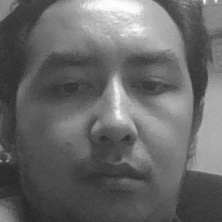
#> input picture 03_face/dataset/User.1.1.jpg, 222 x 222 px, given in place of the camera
$ python line_tracking.py   (older library calls are emulated)
#> lines starting #> are read from the running program, lines starting #| are printed output that depends on the picture; after the words box and inside, x2 and y2 are one past the last pixel; in counts of white or black regions, pixels touching at a corner belong together
### Day 3/02_face/PID.py
'''
@Copyright (C): 2010-2019, Shenzhen Yahboom Tech
@Author: Malloy.Yuan
@Date: 2019-07-30 20:34:09
@LastEditors: Malloy.Yuan
@LastEditTime: 2019-08-08 16:10:46
'''

#*****************************************************************#
#                       Incremental PID system                    #
#*****************************************************************#
class IncrementalPID:
    # [30 lines left out: functions __init__, SetStepSignal, SetInertiaTime, not called in this run]


# *****************************************************************#
#                      Positional PID system                      #
# *****************************************************************#
class PositionalPID:
    def __init__(self, P, I, D):
        self.Kp = P
        self.Ki = I
        self.Kd = D

        self.SystemOutput = 0.0
        self.ResultValueBack = 0.0
        self.PidOutput = 0.0
        self.PIDErrADD = 0.0
        self.ErrBack = 0.0


    def SetStepSignal(self,StepSignal):
        Err = StepSignal - self.SystemOutput
        KpWork = self.Kp * Err
        KiWork = self.Ki * self.PIDErrADD
        KdWork = self.Kd * (Err - self.ErrBack)
        self.PidOutput = KpWork + KiWork + KdWork
        self.PIDErrADD += Err
        if self.PIDErrADD > 2000:
            self.PIDErrADD = 2000
        if self.PIDErrADD < -2500:
            self.PIDErrADD = -2500
        self.ErrBack = Err


    def SetInertiaTime(self, InertiaTime,SampleTime):
           self.SystemOutput = (InertiaTime * self.ResultValueBack + \
           SampleTime * self.PidOutput) / (SampleTime + InertiaTime)

           self.ResultValueBack = self.SystemOutput


### Day_3/00_sensor/YB_Pcb_Car.py
import smbus
import time
import math
class YB_Pcb_Car(object):

    def get_i2c_device(self, address, i2c_bus):
        self._addr = address
        if i2c_bus is None:
            return smbus.SMBus(1)
        else:
            return smbus.SMBus(i2c_bus)

    def __init__(self):
        # Create I2C device.
        self._device = self.get_i2c_device(0x16, 1)

    # [11 lines left out: functions write_u8, write_reg, not called in this run]

    def write_array(self, reg, data):
        try:
            # self._device.write_block_data(self._addr, reg, data)
            self._device.write_i2c_block_data(self._addr, reg, data)
        except:
            print ('write_array I2C error')

    def Ctrl_Car(self, l_dir, l_speed, r_dir, r_speed):
        try:
            reg = 0x01
            data = [l_dir, l_speed, r_dir, r_speed]
            self.write_array(reg, data)
        except:
            print ('Ctrl_Car I2C error')

    def Control_Car(self, speed1, speed2):
        try:
            if speed1 < 0:
                dir1 = 0
            else:
                dir1 = 1
            if speed2 < 0:
                dir2 = 0
            else:
                dir2 = 1

            self.Ctrl_Car(dir1, int(math.fabs(speed1)), dir2, int(math.fabs(speed2)))
        except:
            print ('Ctrl_Car I2C error')


    # [42 lines left out: functions Car_Run, Car_Stop, Car_Back, Car_Left, Car_Right, Car_Spin_Left and 1 more, not called in this run]

    def Ctrl_Servo(self, id, angle):
        try:
            reg = 0x03
            data = [id, angle]
            if angle < 0:
                angle = 0
            elif angle > 180:
                angle = 180
            self.write_array(reg, data)
        except:
            print ('Ctrl_Servo I2C error')

### Day 3/03_lane/line_tracking.py
import cv2
import numpy as np
import PID
import YB_Pcb_Car
import time

car = YB_Pcb_Car.YB_Pcb_Car()
car.Ctrl_Servo(1,93)
car.Ctrl_Servo(2,160)

image = cv2.VideoCapture(0)
image.set(3,640)
image.set(4,480)
image.set(5, 30)  #set frame

global Z_axis_pid
Z_axis_pid = PID.PositionalPID(0.5, 0, 1)  #1.2 0 0.1
global prev_left
prev_left = 0
global prev_right
prev_right = 0
global peaks_count
#global prev_left, prev_right
t_start = time.time()
fps = 0
#global Z_axis_pid

while True:
    ret, frame = image.read()
#> frame is the input picture: shape (222, 222, 3); min 39, max 254, mean 103.7

    fps = fps+1
    mfps = fps / (time.time() - t_start)
    cv2.putText(frame, "FPS: " + str(int(mfps)), (80,80), cv2.FONT_HERSHEY_SIMPLEX, 3.0, (0,255,255), 8)
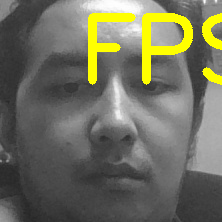
#> frame: shape (222, 222, 3); 6.56% of pixels changed, all inside (x1, y1, x2, y2) = (88, 13, 222, 85)

    frame = cv2.resize(frame,(320,240))
#> frame: shape (240, 320, 3)

    matSrc = np.float32([[0, 149],  [320, 149], [281, 72], [43, 72]])
    matDst = np.float32([[0,240], [320,240], [320,0], [0,0]])
    matAffine = cv2.getPerspectiveTransform(matSrc,matDst)# mat 1 src 2 dst
    dst = cv2.warpPerspective(frame,matAffine,(320,240))
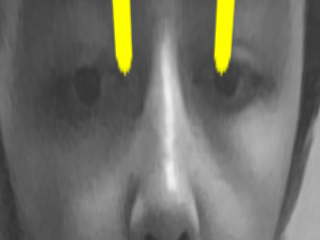
#> dst: shape (240, 320, 3); mean B, G, R 105.2, 112.8, 112.8

    pts = np.array([[0, 149],  [320, 149], [281, 72], [43, 72]], np.int32)

    pts = pts.reshape((-1, 1, 2))
    cv2.polylines(frame, [pts],True, (255, 0, 0), 3)
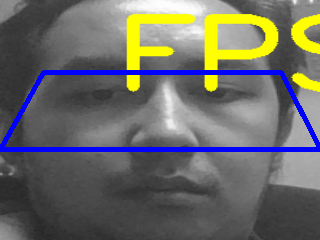
#> frame: shape (240, 320, 3); mean B, G, R 102.2, 106.5, 106.5

    dst_gray = cv2.cvtColor(dst, cv2.COLOR_RGB2GRAY)
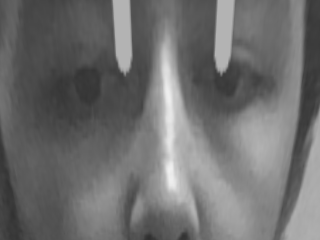
#> dst_gray: shape (240, 320); min 47, max 240, mean 110.5
    dst_retval, dst_binaryzation = cv2.threshold(dst_gray, 120, 255, cv2.THRESH_BINARY)
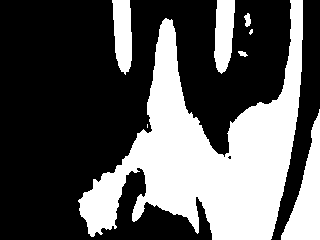
#> dst_binaryzation: shape (240, 320); 35.2% white; 8 white regions (2 under 20 px), largest, box (x1, y1, x2, y2) and area: (78, 0, 303, 240) 22198, (281, 109, 320, 240) 2367, (214, 0, 235, 74) 1199, (112, 0, 132, 75) 1174, (244, 13, 251, 27) 66, (238, 51, 248, 57) 37
    dst_binaryzation = cv2.erode(dst_binaryzation, None, iterations=1)
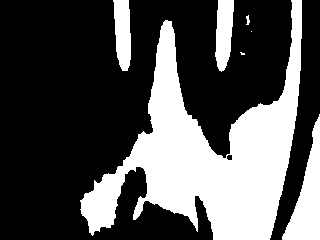
#> dst_binaryzation: shape (240, 320); 32.5% white; 7 white regions (2 under 20 px), largest, box (x1, y1, x2, y2) and area: (80, 0, 302, 240) 20661, (282, 114, 320, 240) 2196, (215, 0, 234, 72) 1030, (113, 0, 131, 71) 1005, (246, 15, 250, 25) 26
    histogram = np.sum(dst_binaryzation[dst_binaryzation.shape[0]//2:, :], axis=0)
#> histogram = 320 values, max 30600 at index 236, min 0 at index 0, mean 14590.8
    midpoint = np.int(histogram.shape[0]/2)
#> midpoint = 160

    left_sum = np.sum(histogram[:20], axis=0)
#> left_sum = 0
    right_sum = np.sum(histogram[300:], axis=0)
#> right_sum = 451350

    #print("left_sum =%d "%left_sum)
    #print("right_sum = %d"%right_sum)

    rightpoint = 320
    center_r = 159
    # [5 lines of commented-out code are left out]

    leftx_base = np.argmin(histogram[:rightpoint], axis = 0)
#> leftx_base = 0
    rightx_base = np.argmin(histogram[::-1][:rightpoint], axis = 0)
#> rightx_base = 240
    rightx_base = 319 - rightx_base
#> rightx_base = 79

    dst_binaryzation = cv2.cvtColor(dst_binaryzation,cv2.COLOR_GRAY2RGB)
    cv2.line(dst_binaryzation,(159,0),(159,240),(255,0,255),2)
    lane_center = int((leftx_base + rightx_base)/2)
#> lane_center = 39
    #print("lane_center")
    #print(lane_center)

    cv2.line(dst_binaryzation,(leftx_base,0),(leftx_base,240),(0,255,0),2)
    cv2.line(dst_binaryzation,(rightx_base,0),(rightx_base,240),(0,255,0),2)
    cv2.line(dst_binaryzation,(lane_center,0),(lane_center,240),(255,0,0),2)

    left_sum_value = int(np.sum(histogram[:center_r], axis = 0))/159
#> left_sum_value = 5544.2
    right_sum_value = int(np.sum(histogram[center_r:], axis = 0))/159
#> right_sum_value = 23820.8
    #print("left_sum_value = %d", left_sum_value)
    #print("right_sum_value = %d", right_sum_value)

    Bias = 159 - lane_center
#> Bias = 120
    cv2.putText(dst_binaryzation, "FPS:  " + str(int(mfps)), (10,15), cv2.FONT_HERSHEY_SIMPLEX, 0.5, (0,255,255), 1)
    cv2.putText(dst_binaryzation, "Bias: " + str(int(Bias)), (10,35), cv2.FONT_HERSHEY_SIMPLEX, 0.5, (0,255,255), 1)
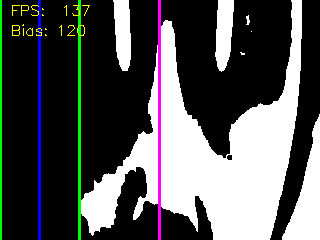
#> dst_binaryzation: shape (240, 320, 3); mean B, G, R 85.8, 86, 84.5
    #print(Bias)


    Z_axis_pid.SystemOutput = Bias
#> Z_axis_pid.SystemOutput = 120
    Z_axis_pid.SetStepSignal(0)
#> in SetStepSignal, `Err = StepSignal - self.SystemOutput`: Err = -120
#> in SetStepSignal, `KpWork = self.Kp * Err`: KpWork = -60
#> in SetStepSignal, `KdWork = self.Kd * (Err - self.ErrBack)`: KdWork = -120
#> in SetStepSignal, `self.PidOutput = KpWork + KiWork + KdWork`: self.PidOutput = -180
#> in SetStepSignal, `self.PIDErrADD += Err`: self.PIDErrADD = -120
    Z_axis_pid.SetInertiaTime(0.5, 0.2)
#> in SetInertiaTime, `self.SystemOutput = (InertiaTime * self.ResultValueBack + \ SampleTime..`: self.SystemOutput = -51.43


    if Z_axis_pid.SystemOutput > 25: # 20
        Z_axis_pid.SystemOutput = 25
    elif Z_axis_pid.SystemOutput < -25:
        Z_axis_pid.SystemOutput = -25

    #TurnZ_PID_slider.value = int(Z_axis_pid.SystemOutput)

    if leftx_base == 0 and rightx_base == 319:
            if prev_left > prev_right:
                car.Control_Car(-70, 60)
            elif prev_left < prev_right:
                car.Control_Car(70, -70)

            prev_left = 0
            prev_right = 0

    else:
        if Bias > 3:
            #prev_left = 1
            #prev_right = 0
            if Bias > 140:
                car.Control_Car(-70, 60)
                prev_left = 0
                prev_right = 0
            else:
                car.Control_Car(45+int(Z_axis_pid.SystemOutput), 45-int(Z_axis_pid.SystemOutput))
            time.sleep(0.001)
        elif Bias < -3:
            #prev_right = 1
            #prev_left = 0
            if Bias < -140:
                car.Control_Car(60, -70)
                prev_left = 0
                prev_right = 0
            else:
                    car.Control_Car(45+int(Z_axis_pid.SystemOutput), 45-int(Z_axis_pid.SystemOutput))
            time.sleep(0.001)

        else:
            car.Car_Run(45, 45)

    if left_sum != right_sum:
            if left_sum < right_sum:
                prev_left = prev_left + 1
            elif right_sum < left_sum:
                prev_right = prev_right + 1

    cv2.imshow('video',frame)

    k = cv2.waitKey(30) & 0xff
#> (key Esc is pressed here)
    if k == 27: # press 'ESC' to quit
        break

image.release()
cv2.destroyAllWindows()

$ run again, on 03_face/dataset/User.1.10.jpg
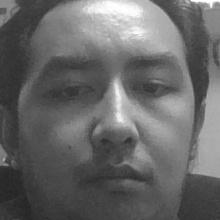
#> input picture 03_face/dataset/User.1.10.jpg, 220 x 220 px, given in place of the camera
#> frame is the input picture: shape (220, 220, 3); min 36, max 255, mean 103.4
#> `cv2.polylines(frame, [pts],True, (255, 0, 0), 3)`:
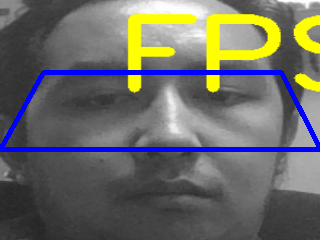
#> frame: shape (240, 320, 3); mean B, G, R 101.8, 106.1, 106.1
#> histogram = 320 values, max 30600 at index 251, min 0 at index 0, mean 13683.1
#> left_sum = 0
#> right_sum = 326910
#> leftx_base = 0
#> `rightx_base = np.argmin(histogram[::-1][:rightpoint], axis = 0)`: rightx_base = 233
#> `rightx_base = 319 - rightx_base`: rightx_base = 86
#> lane_center = 43
#> left_sum_value = 4072
#> right_sum_value = 23466.4
#> Bias = 116
#> `cv2.putText(dst_binaryzation, "Bias: " + str(int(Bias)), (10,35), cv2...`:
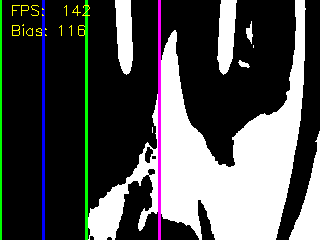
#> dst_binaryzation: shape (240, 320, 3); mean B, G, R 79.7, 79.8, 78.3
#> Err = -116
#> KpWork = -58
#> KdWork = -116
#> self.PidOutput = -174
#> self.PIDErrADD = -116
#> self.SystemOutput = -49.71
